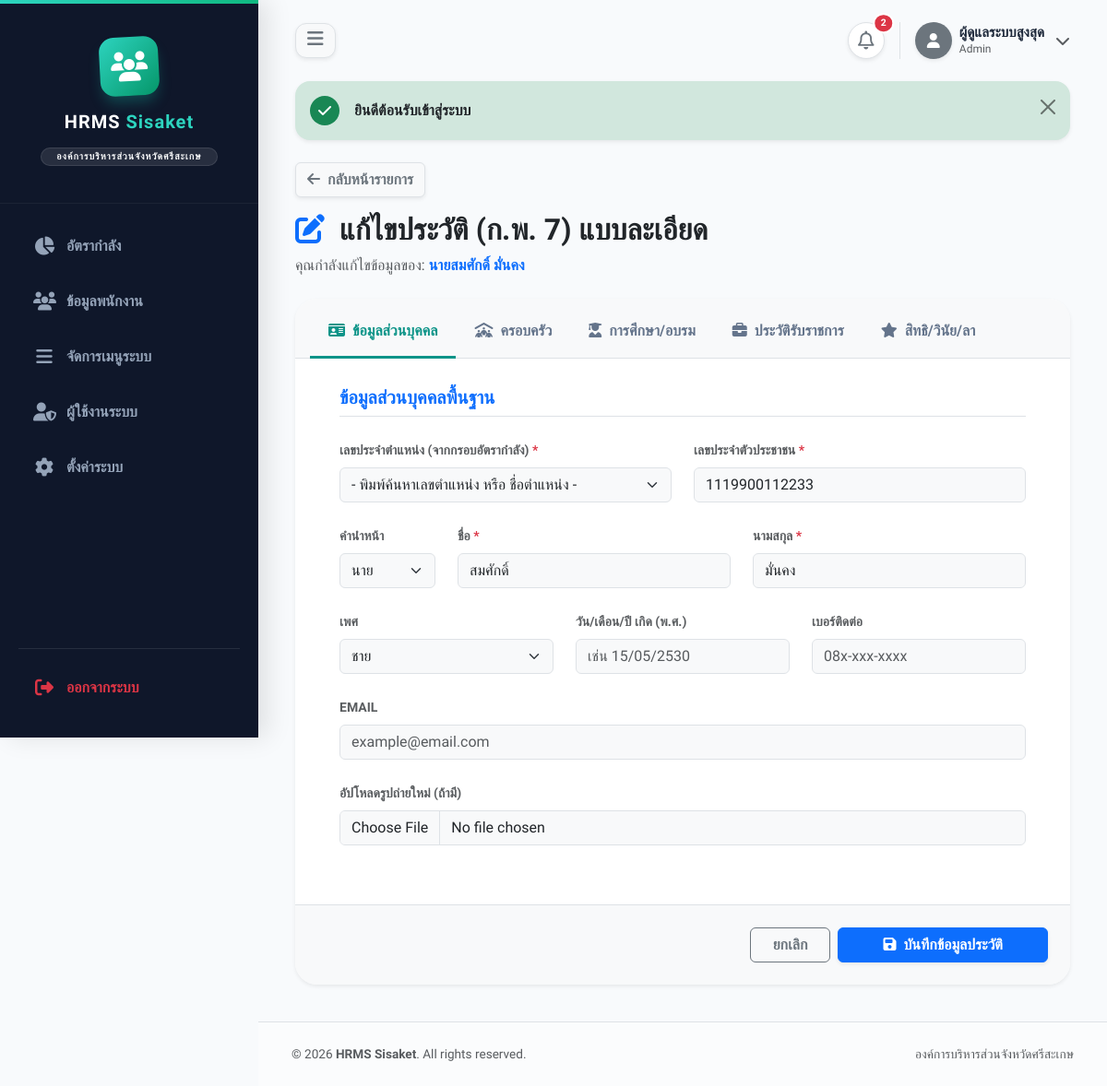
The page /index.php?action=edit&id=3 (signed in) on the database its author committed.
### tables this page shows
CREATE TABLE `system_menus` (
  `id` int(11) NOT NULL,
  `menu_name` varchar(255) NOT NULL COMMENT 'ชื่อเมนูที่จะแสดงผล',
  `icon` varchar(100) NOT NULL COMMENT 'คลาส Icon (เช่น fa-users)',
  `action_name` varchar(100) NOT NULL COMMENT 'ชื่อ action เพื่อดึงไปใช้ในลิงก์ (?action=...)',
  `is_active` enum('0','1') NOT NULL DEFAULT '1' COMMENT 'สถานะ: 0=ปิด, 1=เปิด',
  `sort_order` int(11) NOT NULL DEFAULT 0 COMMENT 'ลำดับการแสดงผล (ตัวเลขน้อยขึ้นก่อน)',
  `parent_id` int(11) NOT NULL DEFAULT 0 COMMENT 'ID ของเมนูหลัก (0 = เป็นเมนูหลักเอง)',
  `role_access` varchar(50) NOT NULL DEFAULT 'all' COMMENT 'สิทธิ์ที่มองเห็น (all, admin, user, ฯลฯ)',
  `created_at` timestamp NOT NULL DEFAULT current_timestamp(),
  `updated_at` timestamp NOT NULL DEFAULT current_timestamp() ON UPDATE current_timestamp()
);

CREATE TABLE `employees` (
  `id` int(11) NOT NULL,
  `emp_code` varchar(100) DEFAULT NULL,
  `national_id` varchar(13) NOT NULL,
  `prefix` varchar(20) NOT NULL,
  `gender` varchar(20) DEFAULT 'ชาย',
  `dob` varchar(50) DEFAULT NULL,
  `first_name` varchar(100) NOT NULL,
  `last_name` varchar(100) NOT NULL,
  `phone` varchar(20) DEFAULT NULL,
  `email` varchar(100) DEFAULT NULL,
  `status` varchar(50) DEFAULT 'ปฏิบัติงาน',
  `avatar` varchar(255) DEFAULT NULL,
  `created_at` timestamp NOT NULL DEFAULT current_timestamp()
);

### views/employee/edit.php (the view, shortened to what the rows shown need)
<?php include 'views/layout/header.php'; ?>
<link href="https://cdn.jsdelivr.net/npm/tom-select@2.3.1/dist/css/tom-select.bootstrap5.min.css" rel="stylesheet">
<div class="mb-4 d-flex justify-content-between align-items-center">
    <div>
        <a href="index.php?action=employees" class="btn btn-light border shadow-sm fw-semibold text-secondary mb-3">
            <i class="fa-solid fa-arrow-left me-1"></i> กลับหน้ารายการ
        </a>
        <h2 class="fw-bold text-dark"><i class="fa-solid fa-pen-to-square text-primary me-2"></i> แก้ไขประวัติ (ก.พ. 7) แบบละเอียด</h2>
        <p class="text-muted mb-0">คุณกำลังแก้ไขข้อมูลของ: <span class="text-primary fw-bold"><?php echo htmlspecialchars($empData['prefix'].$empData['first_name'].' '.$empData['last_name']); ?></span></p>
    </div>
</div>
<div class="modern-card p-0 border-0 shadow-sm overflow-hidden">
    <form action="index.php?action=update" method="POST" enctype="multipart/form-data">
        <ul class="nav nav-tabs bg-light px-3 pt-2" id="editTabs" role="tablist">
            <li class="nav-item"><button class="nav-link active" data-bs-toggle="tab" data-bs-target="#tab-main" type="button"><i class="fa-solid fa-id-card me-1"></i> ข้อมูลส่วนบุคคล</button></li>
            <li class="nav-item"><button class="nav-link" data-bs-toggle="tab" data-bs-target="#tab-family" type="button"><i class="fa-solid fa-people-roof me-1"></i> ครอบครัว</button></li>
            <li class="nav-item"><button class="nav-link" data-bs-toggle="tab" data-bs-target="#tab-edu" type="button"><i class="fa-solid fa-user-graduate me-1"></i> การศึกษา/อบรม</button></li>
            <li class="nav-item"><button class="nav-link" data-bs-toggle="tab" data-bs-target="#tab-work" type="button"><i class="fa-solid fa-briefcase me-1"></i> ประวัติรับราชการ</button></li>
            <li class="nav-item"><button class="nav-link" data-bs-toggle="tab" data-bs-target="#tab-other" type="button"><i class="fa-solid fa-star me-1"></i> สิทธิ/วินัย/ลา</button></li>
        </ul>
        <div class="tab-content px-4 px-md-5 pb-5" id="editTabsContent">
            <div class="tab-pane fade show active" id="tab-main" role="tabpanel">
                <h5 class="fw-bold text-primary mb-4 border-bottom pb-2">ข้อมูลส่วนบุคคลพื้นฐาน</h5>
                <div class="row g-4 mb-3">
                    <div class="col-md-6">
                        <label class="form-label text-muted small fw-bold text-uppercase">เลขประจำตำแหน่ง (จากกรอบอัตรากำลัง) <span class="text-danger">*</span></label>
                        <select id="select-emp-code" class="form-select bg-light" name="emp_code" required>
                            <option value="">- พิมพ์ค้นหาเลขตำแหน่ง หรือ ชื่อตำแหน่ง -</option>
                        </select>
                    </div>
                    <div class="col-md-6">
                        <label class="form-label text-muted small fw-bold text-uppercase">เลขประจำตัวประชาชน <span class="text-danger">*</span></label>
                        <input type="text" class="form-control bg-light" name="national_id" required maxlength="13" value="<?php echo htmlspecialchars($empData['national_id']); ?>">
                    </div>
                    <div class="col-md-2">
                        <label class="form-label text-muted small fw-bold text-uppercase">คำนำหน้า</label>
                        <select class="form-select bg-light" name="prefix">
                            <option value="นาย" <?php echo ($empData['prefix'] == 'นาย') ? 'selected' : ''; ?>>นาย</option>
                        </select>
                    </div>
                    <div class="col-md-5">
                        <label class="form-label text-muted small fw-bold text-uppercase">ชื่อ <span class="text-danger">*</span></label>
                        <input type="text" class="form-control bg-light" name="first_name" required value="<?php echo htmlspecialchars($empData['first_name']); ?>">
                    </div>
                    <div class="col-md-5">
                        <label class="form-label text-muted small fw-bold text-uppercase">นามสกุล <span class="text-danger">*</span></label>
                        <input type="text" class="form-control bg-light" name="last_name" required value="<?php echo htmlspecialchars($empData['last_name']); ?>">
                    </div>
                    <div class="col-md-4">
                        <label class="form-label text-muted small fw-bold text-uppercase">เพศ</label>
                        <select class="form-select bg-light" name="gender">
                            <option value="ชาย" <?php echo ($empData['gender'] == 'ชาย') ? 'selected' : ''; ?>>ชาย</option>
                        </select>
                    </div>
                    <div class="col-md-4">
                        <label class="form-label text-muted small fw-bold text-uppercase">วัน/เดือน/ปี เกิด (พ.ศ.)</label>
                        <input type="text" class="form-control bg-light" name="dob" placeholder="เช่น 15/05/2530" value="<?php echo htmlspecialchars($empData['dob']); ?>">
                    </div>
                    <div class="col-md-4">
                        <label class="form-label text-muted small fw-bold text-uppercase">เบอร์ติดต่อ</label>
                        <input type="text" class="form-control bg-light" name="phone" value="<?php echo htmlspecialchars($empData['phone'] ?? ''); ?>" placeholder="08x-xxx-xxxx">
                    </div>
                    <div class="col-md-12">
                        <label class="form-label text-muted small fw-bold text-uppercase">Email</label>
                        <input type="email" class="form-control bg-light" name="email" value="<?php echo htmlspecialchars($empData['email'] ?? ''); ?>" placeholder="example@email.com">
                    </div>
                    <div class="col-md-12 d-flex align-items-center gap-3">
                        <div class="flex-grow-1">
                            <label class="form-label text-muted small fw-bold text-uppercase">อัปโหลดรูปถ่ายใหม่ (ถ้ามี)</label>
                            <input type="file" class="form-control bg-light" name="avatar" accept="image/*">
                        </div>
                    </div>
                </div>
            </div>
        </div>
        <div class="bg-light p-4 border-top d-flex justify-content-end gap-2 sticky-bottom">
            <a href="index.php?action=employees" class="btn btn-outline-secondary fw-bold px-4">ยกเลิก</a>
            <button type="submit" class="btn btn-primary fw-bold px-5 shadow-sm">
                <i class="fa-solid fa-save me-1"></i> บันทึกข้อมูลประวัติ
            </button>
        </div>
    </form>
</div>
<?php include 'views/layout/footer.php'; ?>

### views/layout/header.php (shortened to what the rows shown need)
<?php
require_once __DIR__ . '/../../models/SystemMenu.php';
$databaseConn = isset($this->db) ? $this->db : (isset($db) ? $db : null);
$menus_tree = [];
if ($databaseConn) {
    $menuObj = new SystemMenu($databaseConn);
    $userRole = isset($_SESSION['user_role']) ? $_SESSION['user_role'] : (isset($_SESSION['role']) ? $_SESSION['role'] : 'user');
    $activeMenus = $menuObj->readActive($userRole)->fetchAll(PDO::FETCH_ASSOC);
    foreach($activeMenus as $item) {
        if($item['parent_id'] == 0) {
            $menus_tree[$item['id']] = $item;
            $menus_tree[$item['id']]['sub_menus'] = [];
        } else {
            if(isset($menus_tree[$item['parent_id']])) {
                $menus_tree[$item['parent_id']]['sub_menus'][] = $item;
            }
        }
    }
}
$currentAction = $_GET['action'] ?? 'dashboard';
?>
<!DOCTYPE html>
<html lang="th">
<head>
    <link href="https://cdn.jsdelivr.net/npm/bootstrap@5.3.0/dist/css/bootstrap.min.css" rel="stylesheet">
    <link rel="stylesheet" href="https://cdnjs.cloudflare.com/ajax/libs/font-awesome/6.4.0/css/all.min.css">
</head>
<body>
    <div id="wrapper">
        <aside id="sidebar">
            <div class="sidebar-brand">
                <div class="brand-icon">
                    <i class="fa-solid fa-users"></i>
                </div>
                <h1>HRMS <span>Sisaket</span></h1>
                <span class="badge bg-white bg-opacity-10 text-light mt-3 rounded-pill px-3 py-1 border border-light border-opacity-10" style="letter-spacing: 1px; font-size: 0.65rem;">องค์การบริหารส่วนจังหวัดศรีสะเกษ</span>
            </div>
            <ul class="sidebar-nav d-flex flex-column h-100">
                <?php foreach($menus_tree as $mainMenu): ?>
                    <?php if(empty($mainMenu['sub_menus'])): ?>
                        <li>
                            <a href="index.php?action=<?= $mainMenu['action_name']; ?>"
                               class="<?= ($currentAction == $mainMenu['action_name']) ? 'active' : ''; ?>" title="<?= $mainMenu['menu_name']; ?>">
                                <i class="fa-solid <?= $mainMenu['icon']; ?>"></i> <span class="menu-text"><?= $mainMenu['menu_name']; ?></span>
                            </a>
                        </li>
                    <?php endif; ?>
                <?php endforeach; ?>
                <li class="mt-auto pt-3 border-top border-secondary border-opacity-25">
                    <a href="index.php?action=logout" class="text-danger hover-danger" onclick="return confirm('ต้องการออกจากระบบใช่หรือไม่?');" title="ออกจากระบบ">
                        <i class="fa-solid fa-right-from-bracket"></i> <span class="menu-text">ออกจากระบบ</span>
                    </a>
                </li>
            </ul>
        </aside>
        <div id="page-content">
            <div class="top-navbar">
                <button class="btn btn-light border shadow-sm" onclick="toggleSidebar()" style="border-radius: 0.75rem; position: relative; z-index: 1050;">
                    <i class="fa-solid fa-bars fs-5 text-secondary"></i>
                </button>
                <div class="d-flex align-items-center">
                    <div class="dropdown">
                        <div class="position-relative d-flex align-items-center justify-content-center bg-white border shadow-sm rounded-circle"
                             style="cursor: pointer; width: 40px; height: 40px;"
                             data-bs-toggle="dropdown" aria-expanded="false">
                            <i class="fa-regular fa-bell fs-5 text-secondary"></i>
                            <span class="position-absolute top-0 start-100 translate-middle badge rounded-pill bg-danger border border-2 border-white" style="font-size: 0.65rem;">
                                2
                            </span>
                        </div>
                    </div>
                    <div class="dropdown ms-3 ps-3 border-start">
                        <div class="d-flex align-items-center gap-2" style="cursor: pointer;" data-bs-toggle="dropdown" aria-expanded="false">
                            <div class="rounded-circle bg-secondary text-white d-flex align-items-center justify-content-center shadow-sm" style="width: 40px; height: 40px;">
                                <i class="fa-solid fa-user"></i>
                            </div>
                            <div class="d-none d-md-block lh-1">
                                <div class="fw-bold" style="color: #1e293b; font-size: 0.95rem;"><?php echo htmlspecialchars($_SESSION['full_name'] ?? 'ผู้ดูแลระบบ'); ?></div>
                                <small class="text-muted fw-medium" style="font-size: 0.75rem;"><?php echo ucfirst($_SESSION['role'] ?? 'Admin'); ?></small>
                            </div>
                            <i class="fa-solid fa-chevron-down text-muted ms-1 fs-6 d-none d-md-block"></i>
                        </div>
                    </div>
                </div>
            </div>
            <div class="main-container">
                <?php if (isset($_SESSION['message'])): ?>
                    <div class="alert alert-<?php echo $_SESSION['message_type']; ?> alert-dismissible fade show border-0 shadow-sm mb-4 d-flex align-items-center" style="border-radius: 1rem;" role="alert">
                        <?php if($_SESSION['message_type'] == 'success'): ?>
                            <div class="bg-success text-white rounded-circle d-flex align-items-center justify-content-center me-3 shrink-0" style="width: 32px; height: 32px;"><i class="fa-solid fa-check"></i></div>
                        <?php else: ?>
                            <div class="bg-danger text-white rounded-circle d-flex align-items-center justify-content-center me-3 shrink-0" style="width: 32px; height: 32px;"><i class="fa-solid fa-exclamation"></i></div>
                        <?php endif; ?>
                        <div class="fw-bold text-dark"><?php echo $_SESSION['message']; ?></div>
                        <button type="button" class="btn-close" data-bs-dismiss="alert" aria-label="Close"></button>
                    </div>
                <?php endif; ?>

### rows shown on the page
system_menus: menu_name "อัตรากำลัง"
system_menus: menu_name "ข้อมูลพนักงาน"
system_menus: menu_name "จัดการเมนูระบบ"
system_menus: menu_name "ผู้ใช้งานระบบ"
system_menus: menu_name "ตั้งค่าระบบ"
employees: prefix+first_name+last_name "นายสมศักดิ์ มั่นคง", national_id "1119900112233", prefix "นาย", first_name "สมศักดิ์", last_name "มั่นคง", gender "ชาย"

### other values the page prints
$_SESSION['full_name'] "ผู้ดูแลระบบสูงสุด"
$_SESSION['role'] "Admin"
$_SESSION['message'] "ยินดีต้อนรับเข้าสู่ระบบ"
